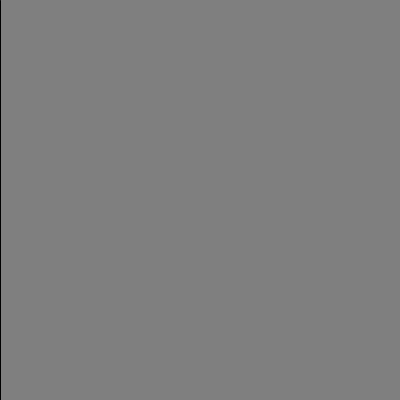
Frame 1 (no input)
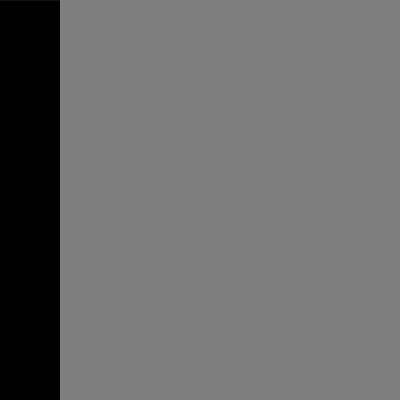
Frame 60 (the mouse pressed at the canvas centre just before this capture)
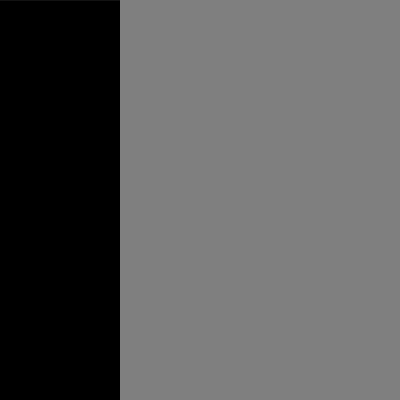
Frame 120 (the mouse held since frame 60 and released just before this capture)

The Processing sketch that drew these frames (run headless with seeded random() and noise(); from frame 60 on, the mouse is pressed at the canvas centre):

// Processing sketch: s01e03_nicolasT
// ── s01e03_nicolasT.pde
// Expresión Digital II
// semana 01 
// ejercicio 03

int a = 0;

void setup(){
  size(400, 400);
  background(127);
}

void draw(){
  line(a, 0, a, height); // crea una linea vertical
  a++; // avanza una vez 
}
